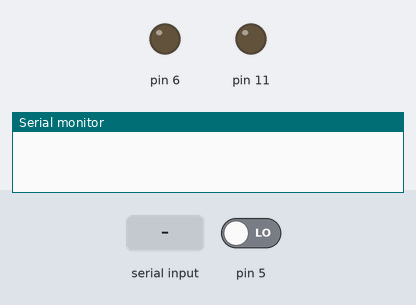
The sketch below on a simulated Arduino Uno, built with avr-gcc and run on an emulated ATmega328P. Shown: output pins drawn as LEDs (lit = HIGH), the last lines printed to the serial monitor. Dashed ring = blinking. Inputs (shaded band) come from the test bench; at power-on: pin 5 LOW.

Above: at 1.2 s.
1.3 s: pin 5 driven HIGH
At 2.1 s:
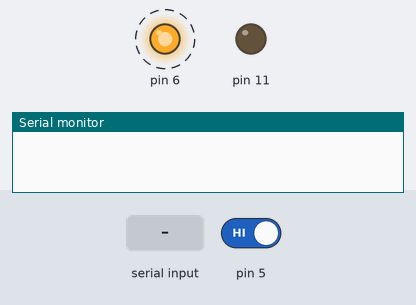
4.3 s: "90,45\n" received over Serial
At 5.8 s:
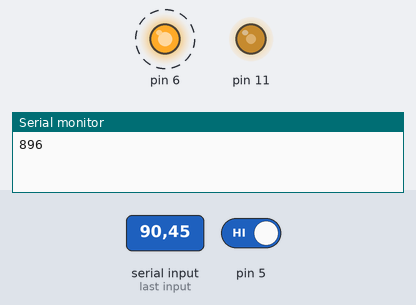
7.3 s: "30,150\n" received over Serial
13.3 s: "200\n" received over Serial
16.3 s: pin 5 driven LOW
At 16.6 s:
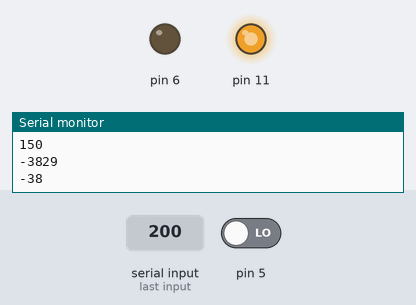
Timing chart, 0 to 18.8 s (numbered marks = the images above; inputs shaded):
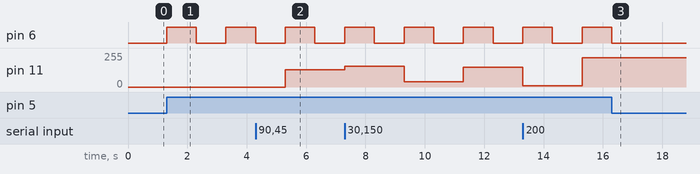

Measured:
- after the input at 1.3 s, pin 6: LOW → HIGH at once, → LOW 1.0 s later, → HIGH 1.0 s later
- after the input at 4.3 s, pin 11: 0/255 → 128/255 after 1.0 s
- after the input at 16.3 s, pin 6: goes on until 16.3 s, then stays LOW

The sketch:

led_piscando_BJT.ino
```cpp
int lendo = 0;

void setup() {
  // put your setup code here, to run once:
  pinMode(5,INPUT);
  pinMode(6,OUTPUT);
  pinMode(11,OUTPUT);
  Serial.begin(9600);
}

void loop() {
  // put your main code here, to run repeatedly:
  if(Serial.available()>0){
    lendo = (Serial.read()-'0')*100;
    lendo += (Serial.read()-'0')*10;
    lendo += (Serial.read()-'0');
    analogWrite(11,lendo);
    Serial.println(lendo);
    lendo = 0;
  }

  if(digitalRead(5)==1){
    digitalWrite(6,HIGH);
    delay(1000);
    digitalWrite(6,LOW);
    delay(1000);
  }
}
```
